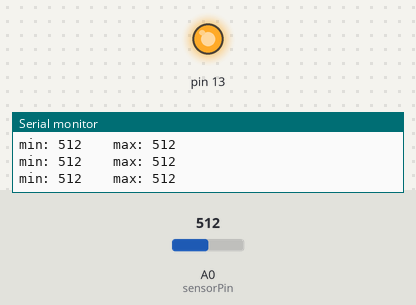
The sketch below on a simulated Arduino Uno, built with avr-gcc and run on an emulated ATmega328P. Shown: output pins drawn as LEDs (lit = HIGH), the last lines printed to the serial monitor. The inputs (shaded band) are chosen by the test bench; at power-on: A0 (sensorPin) = 512.

Above: at 0.1 s.
At 11.2 s:
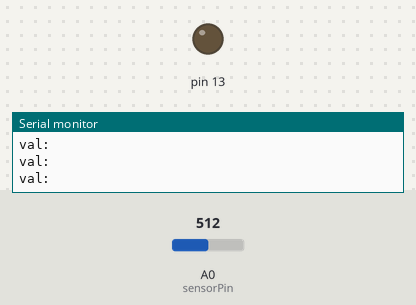
11.3 s: A0 (sensorPin) set to 502
Timing chart, 0 to 14.3 s (numbered marks = the images above; inputs shaded):
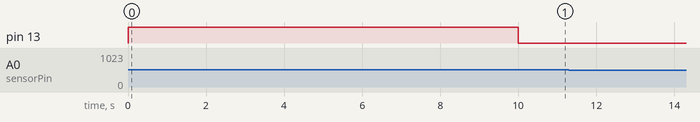

The sketch:

Calibration.ino
```cpp
// These constants won't change:
const int sensorPin = A0;    // pin that the sensor is attached to
const int ledPin = 9;        // pin that the LED is attached to

// variables:
int sensorValue = 0;         // the sensor value
int sensorMin = 1023;        // minimum sensor value
int sensorMax = 0;           // maximum sensor value
int noiseVal = 30; //dont read below this value


void setup() {
  // turn on LED to signal the start of the calibration period:
  pinMode(13, OUTPUT);
  digitalWrite(13, HIGH);

  Serial.begin(9600);

  // calibrate during the first five seconds
  while (millis() < 10000) {
    sensorValue = analogRead(sensorPin);


    if (sensorValue > noiseVal) {

      // record the maximum sensor value
      if (sensorValue > sensorMax) {
        sensorMax = sensorValue;
      }

      // record the minimum sensor value
      if (sensorValue < sensorMin) {
        sensorMin = sensorValue;
      }


      Serial.print("min: ");
      Serial.print( sensorMin );
      Serial.print( "    max: " );
      Serial.println(sensorMax);
    }
     delay(1);

  }


  // signal the end of the calibration period
  digitalWrite(13, LOW);
}

void loop() {
  // read the sensor:
  sensorValue = analogRead(sensorPin);


  if (sensorValue > noiseVal) {


    // apply the calibration to the sensor reading
    sensorValue = map(sensorValue, sensorMin, sensorMax, 0, 255);

    // in case the sensor value is outside the range seen during calibration
    sensorValue = constrain(sensorValue, 0, 255);

    Serial.println("val: " + sensorValue);
  }
   delay(1);
}
```
